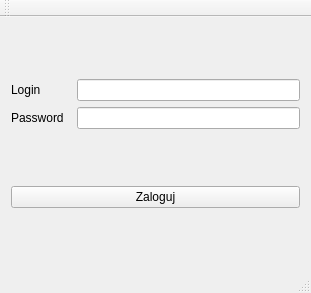
<?xml version="1.0" encoding="UTF-8"?>
<ui version="4.0">
 <class>MainWindow</class>
 <widget class="QMainWindow" name="MainWindow">
  <property name="geometry">
   <rect>
    <x>0</x>
    <y>0</y>
    <width>311</width>
    <height>293</height>
   </rect>
  </property>
  <property name="windowTitle">
   <string>MainWindow</string>
  </property>
  <widget class="QWidget" name="centralWidget">
   <layout class="QVBoxLayout" name="verticalLayout_2">
    <item>
     <layout class="QVBoxLayout" name="verticalLayout">
      <item>
       <layout class="QHBoxLayout" name="horizontalLayout_2">
        <item>
         <widget class="QLabel" name="label">
          <property name="minimumSize">
           <size>
            <width>60</width>
            <height>20</height>
           </size>
          </property>
          <property name="maximumSize">
           <size>
            <width>60</width>
            <height>20</height>
           </size>
          </property>
          <property name="text">
           <string>Login</string>
          </property>
         </widget>
        </item>
        <item>
         <widget class="QLineEdit" name="lineEdit"/>
        </item>
       </layout>
      </item>
      <item>
       <layout class="QHBoxLayout" name="horizontalLayout">
        <item>
         <widget class="QLabel" name="label_2">
          <property name="minimumSize">
           <size>
            <width>60</width>
            <height>0</height>
           </size>
          </property>
          <property name="maximumSize">
           <size>
            <width>60</width>
            <height>20</height>
           </size>
          </property>
          <property name="text">
           <string>Password</string>
          </property>
         </widget>
        </item>
        <item>
         <widget class="QLineEdit" name="lineEdit_2">
          <property name="echoMode">
           <enum>QLineEdit::Password</enum>
          </property>
         </widget>
        </item>
       </layout>
      </item>
     </layout>
    </item>
    <item>
     <widget class="QPushButton" name="btn_login">
      <property name="text">
       <string>Zaloguj</string>
      </property>
     </widget>
    </item>
   </layout>
  </widget>
  <widget class="QToolBar" name="mainToolBar">
   <attribute name="toolBarArea">
    <enum>TopToolBarArea</enum>
   </attribute>
   <attribute name="toolBarBreak">
    <bool>false</bool>
   </attribute>
  </widget>
  <widget class="QStatusBar" name="statusBar"/>
 </widget>
 <layoutdefault spacing="6" margin="11"/>
 <resources/>
 <connections/>
</ui>
